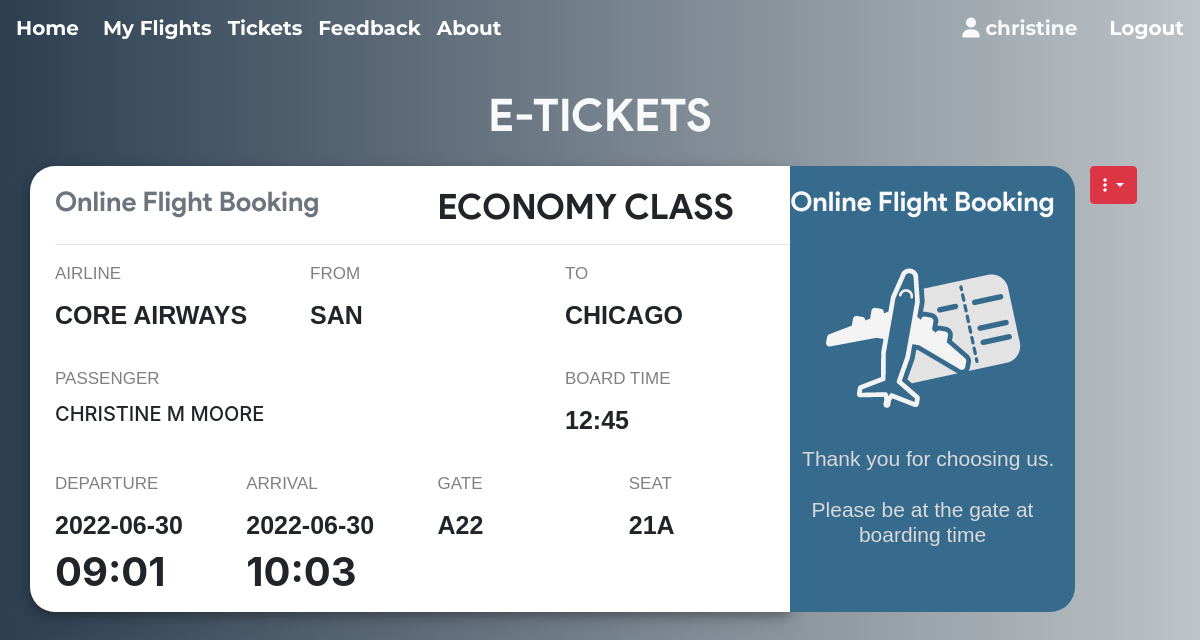
Page /ticket.php (signed in) on the earlier database version.
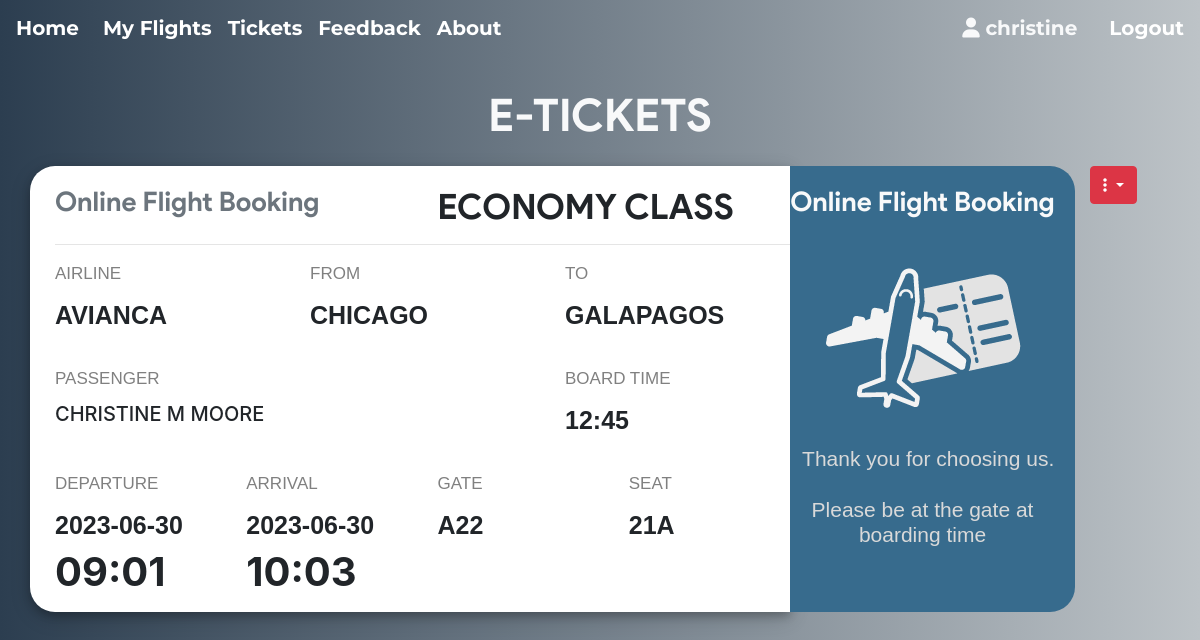
Same page on the later database version.
### tables this page shows
CREATE TABLE `ticket` (
  `ticket_id` int(11) NOT NULL,
  `passenger_id` int(11) NOT NULL,
  `flight_id` int(11) NOT NULL,
  `user_id` int(11) NOT NULL,
  `seat_no` varchar(10) NOT NULL,
  `cost` int(11) NOT NULL,
  `class` varchar(3) NOT NULL
);

CREATE TABLE `flight` (
  `flight_id` int(11) NOT NULL,
  `admin_id` int(11) NOT NULL,
  `arrivale` datetime NOT NULL,
  `departure` datetime NOT NULL,
  `Destination` varchar(20) NOT NULL,
  `source` varchar(20) NOT NULL,
  `airline` varchar(20) NOT NULL,
  `Seats` varchar(110) NOT NULL,
  `duration` varchar(20) NOT NULL,
  `Price` int(11) NOT NULL,
  `status` varchar(6) DEFAULT NULL,
  `issue` varchar(50) DEFAULT NULL,
  `last_seat` varchar(5) DEFAULT '',
  `bus_seats` int(11) DEFAULT '20',
  `last_bus_seat` varchar(5) DEFAULT ''
);

CREATE TABLE `passenger_profile` (
  `passenger_id` int(11) NOT NULL,
  `user_id` int(11) NOT NULL,
  `flight_id` int(11) NOT NULL,
  `mobile` varchar(110) NOT NULL,
  `dob` datetime NOT NULL,
  `f_name` varchar(20) DEFAULT NULL,
  `m_name` varchar(20) DEFAULT NULL,
  `l_name` varchar(20) DEFAULT NULL
);

### helpers/helper.php (called while the page is built)
<?php
function subview($file){
	$file = __DIR__.'/../sub-views/'.$file;
	include $file;
}

### ticket.php (the view, shortened to what this page needs)
<?php include_once 'helpers/helper.php'; ?>
<?php subview('header.php'); ?>
<main>
  <?php if(isset($_SESSION['userId'])) {
    require 'helpers/init_conn_db.php';
    ?>
    <div class="container mb-5">
    <h1 class="text-center text-light mt-4 mb-4">E-TICKETS</h1>
      <?php
      $sql = 'SELECT * FROM Ticket WHERE user_id=?';
      $stmt = mysqli_stmt_init($conn);
      if(!mysqli_stmt_prepare($stmt,$sql)) {
          header('Location: ticket.php?error=sqlerror');
          exit();
      } else {
          mysqli_stmt_bind_param($stmt,'i',$_SESSION['userId']);
          mysqli_stmt_execute($stmt);
          $result = mysqli_stmt_get_result($stmt);
          while ($row = mysqli_fetch_assoc($result)) {
            $sql_p = 'SELECT * FROM Passenger_profile WHERE passenger_id=?';
            $stmt_p = mysqli_stmt_init($conn);
            if(!mysqli_stmt_prepare($stmt_p,$sql_p)) {
                header('Location: ticket.php?error=sqlerror');
                exit();
            } else {
                mysqli_stmt_bind_param($stmt_p,'i',$row['passenger_id']);
                mysqli_stmt_execute($stmt_p);
                $result_p = mysqli_stmt_get_result($stmt_p);
                if($row_p = mysqli_fetch_assoc($result_p)) {
                  $sql_f = 'SELECT * FROM Flight WHERE flight_id=?';
                  $stmt_f = mysqli_stmt_init($conn);
                  if(!mysqli_stmt_prepare($stmt_f,$sql_f)) {
                      header('Location: ticket.php?error=sqlerror');
                      exit();
                  } else {
                      mysqli_stmt_bind_param($stmt_f,'i',$row['flight_id']);
                      mysqli_stmt_execute($stmt_f);
                      $result_f = mysqli_stmt_get_result($stmt_f);
                      if($row_f = mysqli_fetch_assoc($result_f)) {
                        $date_time_dep = $row_f['departure'];
                        $date_dep = substr($date_time_dep,0,10);
                        $time_dep = substr($date_time_dep,10,6) ;
                        $date_time_arr = $row_f['arrivale'];
                        $date_arr = substr($date_time_arr,0,10);
                        $time_arr = substr($date_time_arr,10,6) ;
                        if($row['class'] === 'E') {
                            $class_txt = 'ECONOMY';
                        } else if($row['class'] === 'B') {
                            $class_txt = 'BUSINESS';
                        }
                        echo '
                        <div class="row mb-5">
                        <div class="col-8 out">
                            <div class="row ">
                                <div class="col">
                                    <h2 class="text-secondary mb-0 brand">
                                        Online Flight Booking</h2>
                                </div>
                                <div class="col">
                                    <h2 class="mb-0">'.$class_txt.' CLASS</h2>
                                </div>
                            </div>
                            <hr>
                            <div class="row mb-3">
                                <div class="col-4">
                                    <p class="head">Airline</p>
                                    <p class="txt">'.$row_f['airline'].'</p>
                                </div>
                                <div class="col-4">
                                    <p class="head">from</p>
                                    <p class="txt">'.$row_f['source'].'</p>
                                </div>
                                <div class="col-4">
                                    <p class="head">to</p>
                                    <p class="txt">'.$row_f['Destination'].'</p>
                                </div>
                            </div>
                            <div class="row mb-3">
                                <div class="col-8">
                                    <p class="head">Passenger</p>
                                    <p class=" h5 text-uppercase">
                                    '.$row_p['f_name'].' '.$row_p['m_name'].' '.$row_p['l_name'].'
                                    </p>
                                </div>
                                <div class="col-4">
                                    <p class="head">board time</p>
                                    <p class="txt">12:45</p>
                                </div>
                            </div>
                            <div class="row">
                                <div class="col-3">
                                    <p class="head">departure</p>
                                    <p class="txt mb-1">'.$date_dep.'</p>
                                    <p class="h1 font-weight-bold mb-3">'.$time_dep.'</p>
                                </div>
                                <div class="col-3">
                                    <p class="head">arrival</p>
                                    <p class="txt mb-1">'.$date_arr.'</p>
                                    <p class="h1 font-weight-bold mb-3">'.$time_arr.'</p>
                                </div>
                                <div class="col-3">
                                    <p class="head">gate</p>
                                    <p class="txt">A22</p>
                                </div>
                                <div class="col-3">
                                    <p class="head">seat</p>
                                    <p class="txt">'.$row['seat_no'].'</p>
                                </div>
                            </div>
                        </div>
                        <div class="col-3 pl-0" style="background-color:#376b8d !important;
                            padding:20px; border-top-right-radius: 25px; border-bottom-right-radius: 25px;">
                            <div class="row">
                                <div class="col">
                                <h2 class="text-light text-center brand">
                                    Online Flight Booking</h2>
                                </div>
                            </div>
                            <div class="row justify-content-center">
                                <div class="col-12">
                                    <img src="assets/images/airtic.png" class="mx-auto d-block"
                                    height="200px" width="200px" alt="">
                                </div>
                            </div>
                            <div class="row">
                                <h3 class="text-light2 text-center mt-2 mb-0">
                                &nbsp Thank you for choosing us. </br> </br>
                                    Please be at the gate at boarding time</h3>
                            </div>
                        </div>
                        <div class="col-1">
                            <div class="dropdown">
                                <button class="btn btn-danger dropdown-toggle" type="button"
                                    id="dropdownMenuButton" data-toggle="dropdown"
                                    aria-haspopup="true" aria-expanded="false">
                                    <i class="fa fa-ellipsis-v"></i> </td>
                                </button>
                                            value='.$row['ticket_id'].'>
                                            value='.$row['ticket_id'].'>
                            </div>
                        </div>
                        </div>
                      ' ;
                      }
                  }
                }
            }
          }
      }
       ?>
    </div>
  </main>
  <?php } ?>
  <?php subview('footer.php'); ?>

### sub-views/header.php (shortened to what this page needs)
<!doctype html>
<html lang="en">
    <head>
        <link rel="stylesheet" href="https://stackpath.bootstrapcdn.com/font-awesome/4.7.0/css/font-awesome.min.css">
        <link rel="stylesheet" href="https://stackpath.bootstrapcdn.com/bootstrap/4.5.2/css/bootstrap.min.css">
    </head>
    <body>
        <nav class="navbar navbar-expand-lg navbar-dark bg-transparent ">
        <a class="navbar-brand" href="index.php"><h5>Home</h5>
        </a>
        <div class="collapse navbar-collapse" id="navbarSupportedContent">
            <ul class="navbar-nav mr-auto">
            <?php if(isset($_SESSION['userId'])) { ?>
                <li class="nav-item">
                    <a class="nav-link" href="my_flights.php">
                        <h5> My Flights</h5>
                    </a>
                </li>
                <li class="nav-item">
                    <a class="nav-link" href="ticket.php">
                        <h5> Tickets</h5>
                    </a>
                </li>
            <?php } ?>
                <li class="nav-item">
                    <a class="nav-link" href="feedback.php">
                        <h5> Feedback</h5>
                    </a>
                </li>
                <li class="nav-item">
                    <a class="nav-link" href="#">
                        <h5> About</h5>
                    </a>
                </li>
            </ul>
            <?php
            if(isset($_SESSION['userId'])) {
                echo '
                <ul  class="nav navbar-nav navbar-right">
                    <li class="nav-item mr-3">
                            <h5 class=" text-light">
                            <i class="ml-1 fa fa-user text-light"></i>
                            '.$_SESSION['userUid'].'
                            </h5>
                    </li>
                    <li class="nav-item ml-3">
                        <form action="includes/logout.inc.php" class="logout_form" method="POST">
                        <button class="astext"  type="submit">
                            <h5> Logout </h5>
                            </button>
                        </form>
                    </li>
                </ul>    ';
            }
            ?>
        </div>
        </nav>

### sub-views/footer.php (shortened to what this page needs)
  </body>
</html>

### sub-views/header.php (style rules this page uses)
.astext { background:none; border:none; margin:0; padding:0; cursor: pointer; }
h5 { color: white; font-weight: bold; font-size: 20px ; font-family: 'Montserrat', sans-serif; }

### ticket.php (style rules this page uses)
body { background: #bdc3c7; background: -webkit-linear-gradient(to right, #2c3e50, #bdc3c7); background: linear-gradient(to right, #2c3e50, #bdc3c7); }
h2.brand { font-size: 27px !important; }
p.head { text-transform: uppercase; font-family: arial; font-size: 17px; margin-bottom: 10px ; color: grey; }
p.txt { text-transform: uppercase; font-family: arial; font-size: 25px; font-weight: bolder; }
.out { border-top-left-radius: 25px; border-bottom-left-radius: 25px; box-shadow: 0 4px 8px 0 rgba(0, 0, 0, 0.2), 0 6px 20px 0 rgba(0, 0, 0, 0.19); background-color: white; padding-left: 25px; padding-right: 0px; padding-top: 20px; }
h2 { font-weight: lighter !important; font-size: 35px !important; margin-bottom: 20px; font-family :'product sans' !important; font-weight: bolder; }
.text-light2 { color: #d9d9d9; }
h3 { font-size: 21px !important; margin-bottom: 20px; font-family: Tahoma, sans-serif; font-weight: lighter; }
h1 { font-weight: lighter !important; font-size: 45px !important; margin-bottom: 20px; font-family :'product sans' !important; font-weight: bolder; }

Differences in the rows shown:
changed through a linked row, ticket "ECONOMY": flight.airline "CORE AIRWAYS" → "AVIANCA"; flight.source "SAN" → "CHICAGO"; flight.Destination "CHICAGO" → "GALAPAGOS"; flight.departure "2022-06-30" → "2023-06-30"; flight.arrivale "2022-06-30" → "2023-06-30"
